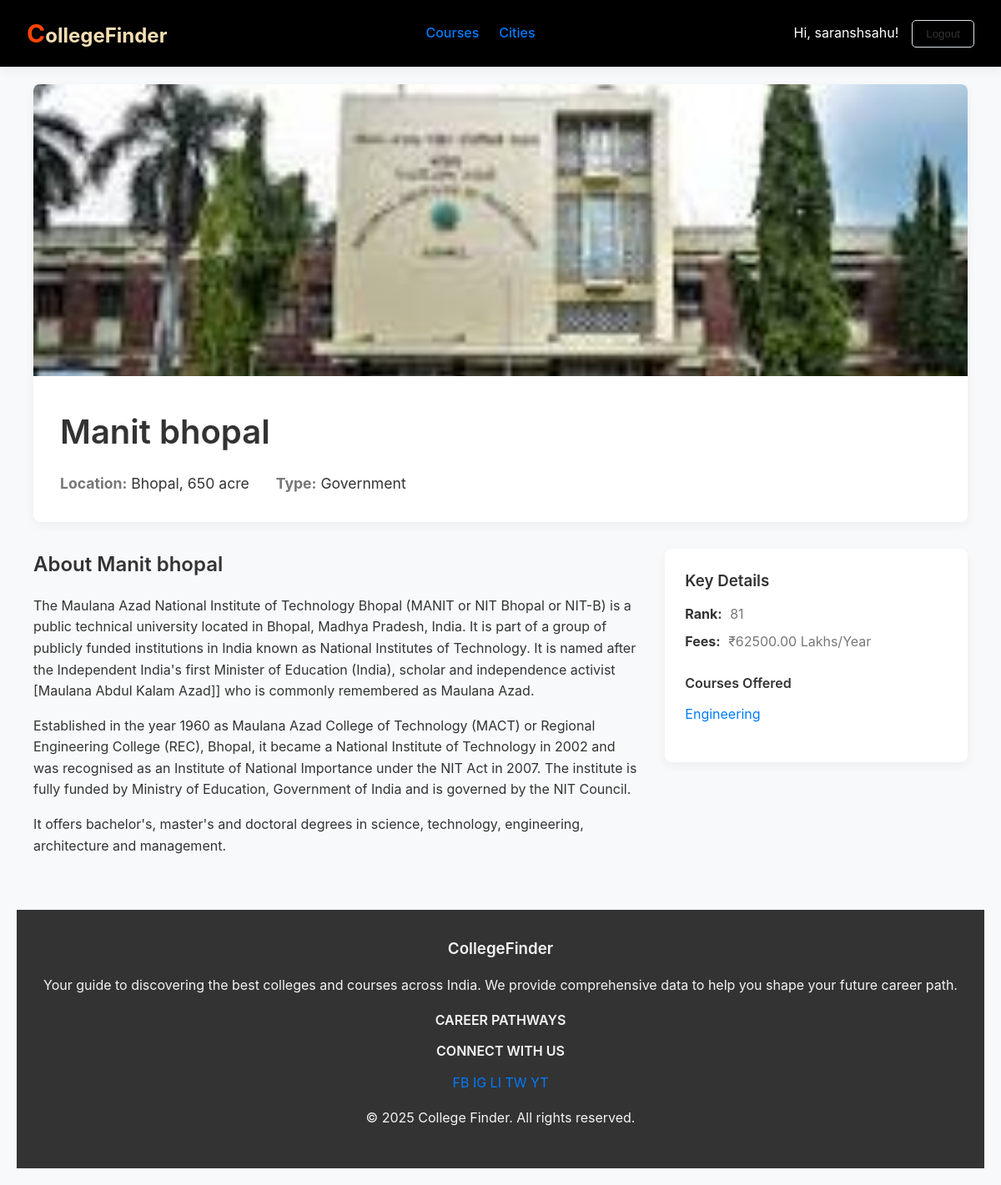
The app's page /college/1/ (signed in) with its own data.
### colleges/models.py (models this page shows, shortened)
class College(models.Model):
    COLLEGE_TYPE_CHOICES = [
        ('GOVT', 'Government'),
        ('PVT', 'Private'),
        ('SEMI', 'Semi-Government'),
    ]
    name = models.CharField(max_length=255)
    city = models.ForeignKey(City, on_delete=models.CASCADE, related_name='colleges')
    rank = models.PositiveIntegerField(null=True, blank=True, help_text="NIRF or other ranking")
    rank_source = models.CharField(max_length=100, null=True, blank=True, help_text="e.g., NIRF, India Today, Outlook")
    courses = models.ManyToManyField(Course, related_name='colleges')
    fees_per_year = models.DecimalField(max_digits=10, decimal_places=2, help_text="Fees in Lakhs (e.g., 2.2)")
    image = models.ImageField(upload_to='college_images/', null=True, blank=True)
    area = models.CharField(max_length=150, blank=True, null=True, help_text="e.g., 'South Delhi'")
    college_type = models.CharField(max_length=4, choices=COLLEGE_TYPE_CHOICES, default='PVT')
    description = models.TextField(blank=True, null=True, help_text="A detailed description of the college")
    COLLEGE_TYPE_CHOICES = [
        ('GOVT', 'Government'),
        ('PVT', 'Private'),
        ('SEMI', 'Semi-Government'),
    ]
    name = models.CharField(max_length=255)
    city = models.ForeignKey(City, on_delete=models.CASCADE, related_name='colleges')
    rank = models.PositiveIntegerField(null=True, blank=True, help_text="NIRF or other ranking")
    courses = models.ManyToManyField(Course, related_name='colleges')
    fees_per_year = models.DecimalField(max_digits=10, decimal_places=2, help_text="Fees in Lakhs (e.g., 2.2)")
    image = models.ImageField(upload_to='college_images/', null=True, blank=True)
    area = models.CharField(max_length=150, blank=True, null=True, help_text="e.g., 'South Delhi'")
    college_type = models.CharField(max_length=4, choices=COLLEGE_TYPE_CHOICES, default='PVT')
    description = models.TextField(blank=True, null=True, help_text="A detailed description of the college")

class City(models.Model):
    name = models.CharField(max_length=100, unique=True)
    image = models.ImageField(upload_to='city_images/', null=True, blank=True)
    class Meta:
        verbose_name_plural = "Cities"

class Course(models.Model):
    name = models.CharField(max_length=100, unique=True)
    duration_in_years = models.CharField(max_length=20) # e.g., "3 Years", "4 Years"
    average_fees = models.DecimalField(max_digits=10, decimal_places=2, help_text="Average fees in Lakhs (e.g., 5.50)")
    description = models.TextField(blank=True, null=True)

### colleges/views.py (the view)
# urls.py: path('college/<int:college_id>/', views.college_detail_view, name='college_detail'),
@login_required # Add this line
def college_detail_view(request, college_id):
    college = get_object_or_404(College, id=college_id)
    context = {
        'college': college
    }
    return render(request, 'college_detail.html', context)

### templates/college_detail.html (shortened to what this page needs)
{% extends 'base.html' %}
{% block content %}
<div class="container">
    <section class="detail-header" style="padding: 0; overflow: hidden; border-radius: 8px;">
        {% if college.image %}
        <img src="{{ college.image.url }}" alt="{{ college.name }}" style="width: 100%; height: 350px; object-fit: cover; margin-bottom: -5px;">
        {% endif %}
        <div style="padding: 2rem;">
            <h1>{{ college.name }}</h1>
            <div class="detail-info">
                <p><strong>Location:</strong> {{ college.city.name }}, {{ college.area|default:"N/A" }}</p>
                <p><strong>Type:</strong> {{ college.get_college_type_display }}</p>
            </div>
        </div>
    </section>
    <section class="college-info" style="display: flex; flex-wrap: wrap; gap: 2rem; margin-top: 2rem;">
        <div style="flex: 2; min-width: 300px;">
            <h2>About {{ college.name }}</h2>
            <p style="font-size: 1.1rem;">{{ college.description|linebreaks|default:"No description has been added for this college yet." }}</p>
        </div>
        <aside style="flex: 1; min-width: 280px;">
            <div style="background: var(--card-bg); padding: 1.5rem; border-radius: 8px; box-shadow: var(--shadow);">
                <h3>Key Details</h3>
                <ul class="college-card-info">
                    <li><strong>Rank:</strong> {{ college.rank|default:"N/A" }}</li>
                    <li><strong>Fees:</strong> ₹{{ college.fees_per_year }} Lakhs/Year</li>
                </ul>
                <h4 style="margin-top: 1.5rem; margin-bottom: 0.75rem;">Courses Offered</h4>
                <ul class="college-card-info">
                    {% for course in college.courses.all %}
                        <li><a href="{% url 'course_detail' course.id %}">{{ course.name }}</a></li>
                    {% empty %}
                        <li>No courses listed.</li>
                    {% endfor %}
                </ul>
            </div>
        </aside>
    </section>
</div>
{% endblock %}

### templates/base.html (shortened to what this page needs)
{% load static %}
<!DOCTYPE html>
<html lang="en">
<head>
    <link rel="stylesheet" href="{% static 'style.css' %}">
</head>
<body>
    <nav class="navbar">
        <div class="nav-container">
            <div class="nav-logo">
                <a href="{% url 'home' %}">CollegeFinder</a>
            </div>
            <ul class="nav-menu">
                <li><a href="{% url 'home' %}#courses">Courses</a></li>
                <li><a href="{% url 'home' %}#cities">Cities</a></li>
                </ul>
            <div class="nav-auth">
                {% if user.is_authenticated %}
                    <span>Hi, {{ user.username }}!</span>
                    <form method="post" action="{% url 'logout' %}" style="display: inline;">
                        <button type="submit" class="btn btn-secondary">Logout</button>
                    </form>
                {% else %}
                    <a href="{% url 'login' %}" class="btn btn-secondary">Login</a>
                    <a href="{% url 'signup' %}" class="btn btn-primary">Sign Up</a>
                {% endif %}
            </div>
        </div>
    </nav>
    <section class="course-box-container container">
    <main>
        {% block content %}{% endblock %}
    </main>
    <footer class="footer">
        <div class="footer-container">
            <div class="footer-section footer-about">
                <h3 class="footer-logo">CollegeFinder</h3>
                <p>Your guide to discovering the best colleges and courses across India. We provide comprehensive data to help you shape your future career path.</p>
            </div>
            <div class="footer-section footer-courses">
                <h4>CAREER PATHWAYS</h4>
            </div>
            <div class="footer-section footer-social">
                <h4>CONNECT WITH US</h4>
                <div class="social-icons">
                    <a href="#" target="_blank" title="Facebook"> FB</a>
                    <a href="#" target="_blank" title="Instagram"> IG</a>
                    <a href="#" target="_blank" title="LinkedIn"> LI</a>
                    <a href="#" target="_blank" title="Twitter"> TW</a>
                    <a href="#" target="_blank" title="YouTube"> YT</a>
                </div>
            </div>
        </div>
        <div class="footer-bottom">
            <p>&copy; 2025 College Finder. All rights reserved.</p>
        </div>
    </footer>
</body>
</html>

### static/style.css (style rules this page uses)
:root { --primary-color: #007bff; --primary-hover: #0056b3; --text-color: #333; --light-text: #777; --bg-color: #f8f9fa; --card-bg: #ffffff; --border-color: #dee2e6; --shadow: 0 4px 12px rgba(0, 0, 0, 0.05); }
body { font-family: -apple-system, BlinkMacSystemFont, "Segoe UI", Roboto, "Helvetica Neue", Arial, sans-serif; margin: 0; background-color: var(--bg-color); color: var(--text-color); line-height: 1.6; }
.container { max-width: 1200px; margin: 20px auto; padding: 0 20px; }
a { text-decoration: none; color: var(--primary-color); transition: color 0.2s ease; }
img { max-width: 100%; height: auto; }
h1, h2, h3, h4 { margin-top: 0; margin-bottom: 0.75rem; font-weight: 600; z-index: 1; }
.navbar { background-color: var(--card-bg); border-bottom: 1px solid var(--border-color); padding: 1rem 2rem; box-shadow: var(--shadow); background-color: black; color: white; }
.nav-container { display: flex; justify-content: space-between; align-items: center; max-width: 1200px; margin: 0 auto; }
.nav-logo { font-size: 1.5rem; font-weight: 700; color: var(--text-color); color: wheat; }
.nav-logo::first-letter { color: orangered; font-size: 30px; }
.nav-logo a { color: inherit; }
.nav-menu { list-style: none; display: flex; gap: 1.5rem; margin: 0; padding: 0; }
.nav-menu a { font-weight: 500; }
.nav-auth { display: flex; gap: 1rem; align-items: center; }
.btn { padding: 0.5rem 1rem; border: none; border-radius: 5px; cursor: pointer; font-weight: 500; transition: all 0.2s ease; }
.btn-secondary { background-color: transparent; border: 1px solid var(--border-color); color: var(--text-color); }
.college-card-info { list-style: none; padding: 0; margin: 0 0 1.25rem 0; color: var(--light-text); }
.college-card-info li { margin-bottom: 0.5rem; }
.college-card-info strong { color: var(--text-color); margin-right: 5px; }
.detail-header { background-color: var(--card-bg); padding: 2rem; border-radius: 8px; box-shadow: var(--shadow); margin-bottom: 2rem; }
.detail-header h1 { font-size: 2.5rem; margin-bottom: 1rem; }
.detail-info { display: flex; gap: 2rem; font-size: 1.1rem; }
.detail-info p { margin: 0; }
.detail-info strong { color: var(--light-text); }
.footer { text-align: center; padding: 2rem; margin-top: 3rem; background-color: #333; color: #f4f4f4; }

### records on screen
College: image (picture), name "Manit bhopal", city.name "Bhopal", area "650 acre", college_type "Government", description "The Maulana Azad National Institute of Technology Bhopal (MANIT or NIT Bhopal or NIT-B) is a public technical university located in Bhopal, Madhya Pradesh, India. It is part of a group of publicly funded institutions in India known as National Institutes of Technology. It is named after the Independent India's first Minister of Education (India), scholar and independence activist [Maulana Abdul Kalam Azad]] who is commonly remembered as Maulana Azad. Established in the year 1960 as Maulana Azad College of Technology (MACT) or Regional Engineering College (REC), Bhopal, it became a National Institute of Technology in 2002 and was recognised as an Institute of National Importance under the…", rank "81", fees_per_year "62500.00"
Course: name "Engineering"

### other values on screen
{{ user.username }} "saranshsahu"
